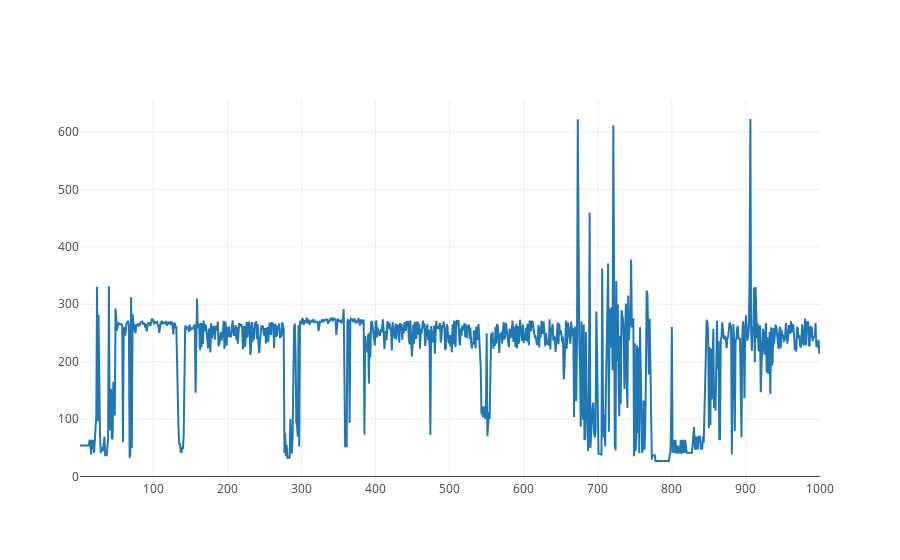

The notebook cell saved with this chart:
### Markdown cell above
## Rewards vs Episode

### Code cell
iplot([{"x": plot_data['episode'], "y": plot_data['total_reward']}])

### Figure 1 — Plotly figure (JSON) as saved in the notebook; plotly's stock layout.template omitted (floating-point values rounded to 4 significant figures; data arrays with more than 128 entries replaced by an {"elided": "..."} marker saying what was removed)
{"data": [{"x": {"elided": "1000 int values"}, "y": {"elided": "1000 float values"}}], "layout": {}}
